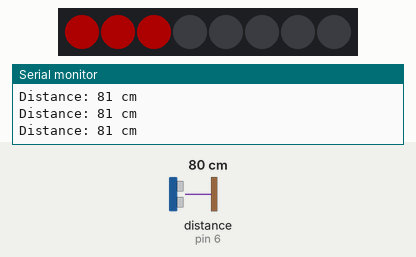
Bench run of a sketch on a simulated Arduino Uno, built with avr-gcc and run on an emulated ATmega328P. Parts: 8 RGB LEDs in strip order, left to right, the last lines printed to the serial monitor. The test bench sets the inputs (shaded band); at power-on: distance to the obstacle (sensor on pin 6) 80 cm. The echo pulse lasts 58.3 µs per cm; dim RGB values are drawn brighter than linear.

Above: at 1.2 s.
1.3 s: distance to the obstacle (sensor on pin 6) set to 2 cm
At 2.1 s:
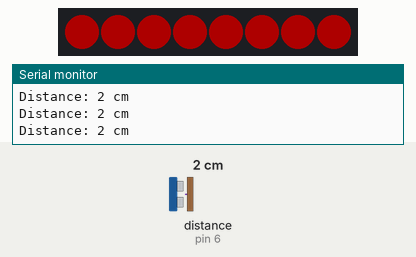
2.8 s: distance to the obstacle (sensor on pin 6) set to 35 cm
At 4.0 s:
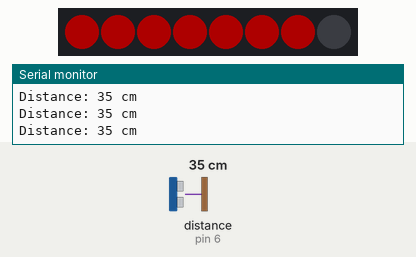
4.3 s: distance to the obstacle (sensor on pin 6) set to 60 cm
At 4.8 s:
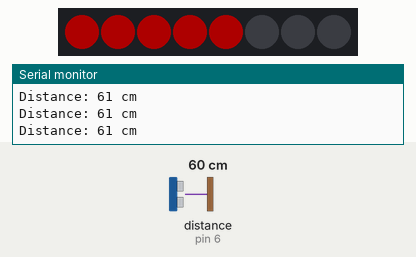
5.8 s: distance to the obstacle (sensor on pin 6) set to 4 cm
At 7.1 s:
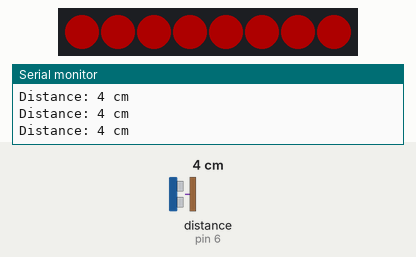
Timing chart, 0 to 8.3 s (numbered marks = the images above; inputs shaded):
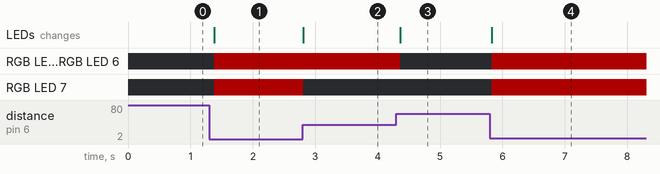

Measured:
- after the input at 1.3 s, RGB LED 5–7: off → RGB(50, 0, 0) after 0.08 s; the LEDs: change after 0.08 s (image 1)
- after the input at 2.8 s, RGB LED 7: RGB(50, 0, 0) → off at once; the LEDs: change at once (image 2)
- after the input at 4.3 s, RGB LED 5, RGB LED 6: RGB(50, 0, 0) → off after 0.06 s; the LEDs: change after 0.06 s (image 3)
- after the input at 5.8 s, RGB LED 5–7: off → RGB(50, 0, 0) at once; the LEDs: change at once (image 4)

The sketch:

MapDistance.ino
```cpp
#include <NewPing.h>
#include <Adafruit_NeoPixel.h>
#define TRIG_PIN 5
#define ECHO_PIN 6
#define MAX_DISTANCE 400
#define NUM_PIXELS 8
#define PIN 18

NewPing sonar(TRIG_PIN, ECHO_PIN, MAX_DISTANCE);
Adafruit_NeoPixel strip = Adafruit_NeoPixel(NUM_PIXELS, PIN, NEO_GRB + NEO_KHZ800);

void setup() {
  Serial.begin(112500);

  pinMode(TRIG_PIN, OUTPUT);
  pinMode(ECHO_PIN, INPUT);

  digitalWrite(TRIG_PIN, LOW);
  strip.begin();
  strip.setBrightness(50);
  Serial.println("Let's begin!");
  strip.clear();
  strip.show();
}

void loop() {
  unsigned int distance = sonar.ping_cm();
  uint32_t color;
  int numLit;

  Serial.print("Distance: ");
  Serial.print(distance);
  Serial.println(" cm");

  if (distance == 0 || distance <= 10) {
    numLit = NUM_PIXELS;
  }

  else if (distance >= 100) {
    numLit = 1;
  }

  else {
    numLit = NUM_PIXELS - (distance - 10) * 7 / 90;
  }

  strip.clear();

  for (int i = 0; i < numLit; i++) {
    strip.setPixelColor(i, strip.Color(255, 0, 0));
  }

  strip.show();
  delay(100);
}
```
